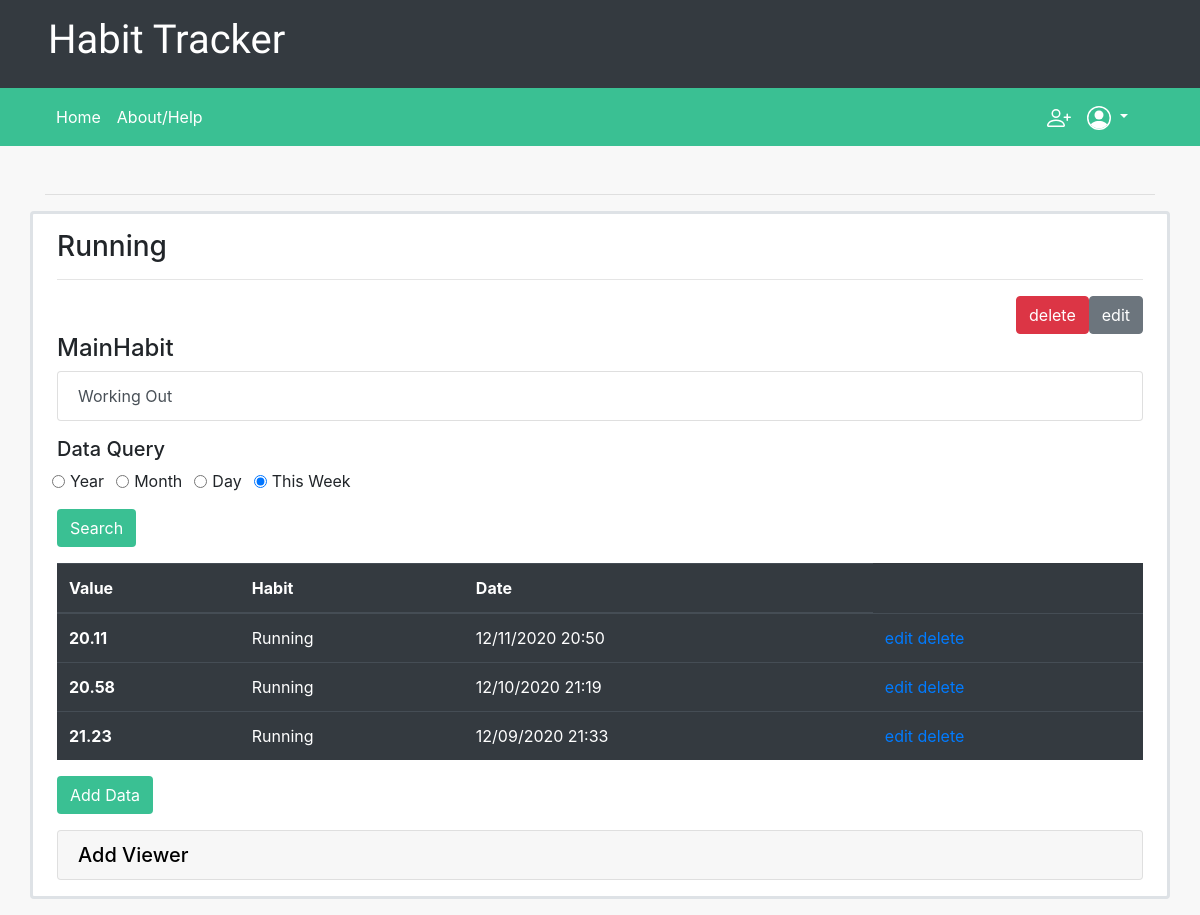
Page /subhabit/15 (signed in) on the committed database.
### habits/models.py (models this page shows, shortened)
class Habit(models.Model):
    name = models.CharField(max_length=60)
    owner = models.ForeignKey(User, on_delete=models.CASCADE, related_name="habits")
    viewers = models.ManyToManyField(User, related_name="viewing", default=None, blank=True)
    dataType = models.SmallIntegerField(default=0)
    def getDataSetType(self):
        types = {
            0: QuantitativeDataSet,
            1: QualitativeDataSet
        }
        return types[self.dataType]
    def getDataSet(self):
        return self.getDataSetType().objects.get(associatedHabit=self)

class SubHabit(Habit):
    mainHabit = models.ForeignKey(MainHabit, on_delete=models.CASCADE, related_name="subhabits")
    def getData(self):
        return self.getDataSet().dataEntries

class DataEntry(models.Model):
    date = models.DateTimeField(auto_now_add=True)

class QuantitativeData(DataEntry):
    parentSet = models.ForeignKey(QuantitativeDataSet, on_delete=models.CASCADE, related_name="dataEntries", default=None)
    content = models.DecimalField(max_digits=20, decimal_places=2)

class DataSet(models.Model):
    associatedHabit = models.OneToOneField(Habit, on_delete=models.CASCADE, related_name="dataSet")
    type = models.IntegerField(default=0)
    monthDays = {
        1: 31,
        3: 31,
        4: 30,
        5: 31,
        6: 30,
        7: 31,
        8: 31,
        9: 30,
        10: 31,
        11: 30,
        12: 31
    }

class DataEntry(models.Model):
    date = models.DateTimeField(auto_now_add=True)

### habits/views.py (the view)
# urls.py: path("subhabit/<int:subhabit_id>", views.viewSubHabit, name="viewSubHabit"),
@login_required
def viewSubHabit(request, subhabit_id):
    habit = SubHabit.objects.get(id=subhabit_id)
    allData = habit.getData().order_by('-date')
    return render(request, "habits/viewSubHabit.html", {
        "habit": habit,
        "allData": allData
    })

### habits/templates/habits/viewSubHabit.html (shortened to what this page needs)
{% extends "habits/layout.html" %}
{% block body %}
    <div class="row justify-content-center">
        <div class="border px-4 py-3 mb-3 rounded bform col-12">
            <h3>{{ habit.name }}</h3>
            <hr>
            <div class="d-flex flex-row-reverse">
                {% if user == habit.owner %}
                    <a href="{% url 'editSubHabit' habit.id %}"><button class="btn btn-secondary">edit</button></a>
                    <a href="{% url 'deleteSubHabit' habit.id %}"><button class="btn btn-danger">delete</button></a>
                {% endif %}
            </div>
            <h4>MainHabit</h4>
            <div class="list-group mb-3">
                <a href="{% url 'viewHabit' habit.mainHabit_id %}" class="list-group-item list-group-item-action">{{ habit.mainHabit.name }}</a>
            </div>
            {% if habit.dataType == 0 %}
                <h5>Data Query</h5>
                <div class="form-row">
                    <div class="form-check form-check-inline">
                        <input class="form-check-input" type="radio" name="dataQuery" id="yearLabel" value="year">
                        <label class="form-check-label" for="yearLabel">Year</label>
                    </div>
                    <div class="form-check form-check-inline">
                        <input class="form-check-input" type="radio" name="dataQuery" id="monthLabel" value="month">
                        <label class="form-check-label" for="monthLabel">Month</label>
                    </div>
                    <div class="form-check form-check-inline">
                        <input class="form-check-input" type="radio" name="dataQuery" id="dayLabel" value="day">
                        <label class="form-check-label" for="dayLabel">Day</label>
                    </div>
                    <div class="form-check form-check-inline">
                        <input class="form-check-input" type="radio" checked name="dataQuery" id="thisWeekLabel" value="thisWeek">
                        <label class="form-check-label" for="thisWeekLabel">This Week</label>
                    </div>
                </div>
                <button class="btn btn-login my-3" id="query-btn">Search</button>
            {% endif %}
            {% with datapoints=allData.all %}
                {% if datapoints %}
                    <table class="table table-hover table-dark">
                        <thead>
                            <tr>
                                <th scope="col">Value</th>
                                <th scope="col">Habit</th>
                                <th scope="col">Date</th>
                            </tr>
                        </thead>
                        {% for point in datapoints %}
                            <tr>
                                <th scope="row">{{ point.content }}</th>
                                <td>{{ point.parentSet.associatedHabit.name }}</td>
                                <td>{{ point.date|date:"SHORT_DATE_FORMAT" }} {{ point.date|time:"H:i" }}</td>
                                <td>
                                    <a href="{% url 'editEntry' point.parentSet.associatedHabit_id point.id %}">edit</a>
                                    <a href="{% url 'deleteEntry' point.parentSet.associatedHabit_id point.id %}">delete</a>
                                </td>
                            </tr>
                        {% endfor %}
                    </table>
                {% else %}
                    <h4>No data yet!</h4>
                    <p>Try to make some</p>
                {% endif%}
                {% if user == habit.owner %}
                    <a href="{% url 'addSubHabitData' habit.id%}"><button class="btn btn-login">Add Data</button></a>
                {% endif %}
            {% endwith %}
            {% if user == habit.owner %}
                <div class="accordion md-accordion mt-3" id="accordionEx" role="tablist" aria-multiselectable="true">
                    <div class="card">
                        <div class="card-header" role="tab" id="headingOne1">
                            <a data-toggle="collapse" data-parent="#accordionEx" href="#collapseOne1" aria-expanded="true"
                            aria-controls="collapseOne1" id="add-viewer">
                            <h5 class="mb-0">
                                Add Viewer
                            </h5>
                            </a>
                        </div>
                    </div>
                </div>
            {% endif %}
        </div>
    </div>
{% endblock %}

### habits/static/habits/style.css (style rules this page uses)
.bform { background-color: white; border-width: 3px !important; }
.btn-login { background-color: #3ac093; color: white; }
#add-viewer { color: black; }
body { background-color: #f8f8f8; }

### rows in the picture
Habit: name "Running"
SubHabit: mainHabit.name "Working Out"
QuantitativeData: content "20.11", parentSet.associatedHabit.name "Running", date "12/11/2020", date "20:50"
QuantitativeData: content "20.58", parentSet.associatedHabit.name "Running", date "12/10/2020", date "21:19"
QuantitativeData: content "21.23", parentSet.associatedHabit.name "Running", date "12/09/2020", date "21:33"
